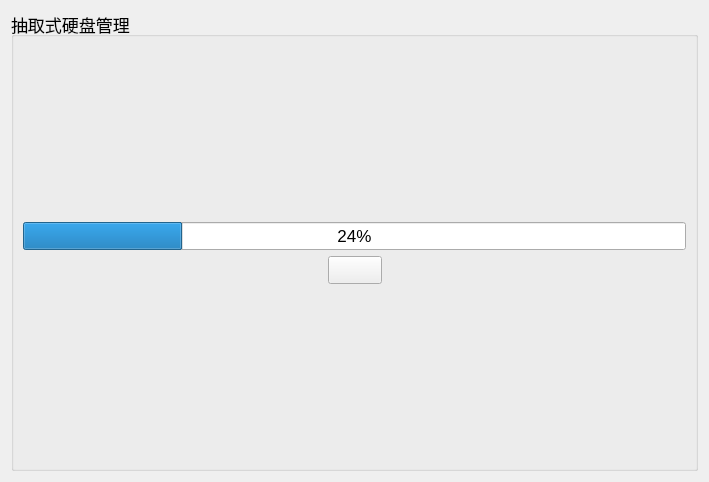
<?xml version="1.0" encoding="UTF-8"?>
<ui version="4.0">
 <class>MaintainForm</class>
 <widget class="QWidget" name="MaintainForm">
  <property name="geometry">
   <rect>
    <x>0</x>
    <y>0</y>
    <width>709</width>
    <height>482</height>
   </rect>
  </property>
  <property name="font">
   <font>
    <family>Arial</family>
   </font>
  </property>
  <property name="windowTitle">
   <string>Form</string>
  </property>
  <layout class="QVBoxLayout" name="verticalLayout_2">
   <item>
    <widget class="QGroupBox" name="groupBox">
     <property name="font">
      <font>
       <family>Arial</family>
       <pointsize>13</pointsize>
      </font>
     </property>
     <property name="title">
      <string>抽取式硬盘管理</string>
     </property>
     <layout class="QVBoxLayout" name="verticalLayout">
      <item>
       <spacer name="verticalSpacer_2">
        <property name="orientation">
         <enum>Qt::Vertical</enum>
        </property>
        <property name="sizeHint" stdset="0">
         <size>
          <width>20</width>
          <height>172</height>
         </size>
        </property>
       </spacer>
      </item>
      <item>
       <layout class="QHBoxLayout" name="horizontalLayout_4">
        <item>
         <widget class="QProgressBar" name="progressBar">
          <property name="value">
           <number>24</number>
          </property>
         </widget>
        </item>
       </layout>
      </item>
      <item>
       <layout class="QHBoxLayout" name="horizontalLayout">
        <item>
         <spacer name="horizontalSpacer">
          <property name="orientation">
           <enum>Qt::Horizontal</enum>
          </property>
          <property name="sizeHint" stdset="0">
           <size>
            <width>40</width>
            <height>20</height>
           </size>
          </property>
         </spacer>
        </item>
        <item>
         <widget class="QPushButton" name="pushButton_format">
          <property name="maximumSize">
           <size>
            <width>120</width>
            <height>35</height>
           </size>
          </property>
          <property name="text">
           <string/>
          </property>
         </widget>
        </item>
        <item>
         <spacer name="horizontalSpacer_2">
          <property name="orientation">
           <enum>Qt::Horizontal</enum>
          </property>
          <property name="sizeHint" stdset="0">
           <size>
            <width>40</width>
            <height>20</height>
           </size>
          </property>
         </spacer>
        </item>
       </layout>
      </item>
      <item>
       <spacer name="verticalSpacer">
        <property name="orientation">
         <enum>Qt::Vertical</enum>
        </property>
        <property name="sizeHint" stdset="0">
         <size>
          <width>20</width>
          <height>171</height>
         </size>
        </property>
       </spacer>
      </item>
     </layout>
    </widget>
   </item>
  </layout>
 </widget>
 <resources/>
 <connections/>
</ui>
